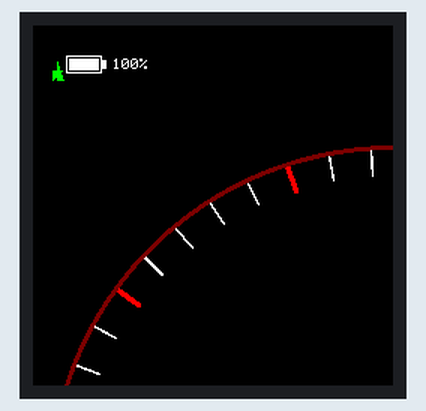
Recording of a program running on a simulated ESP32. Parts: 240×240 colour display.

Above: at 0.3 s.
At 26.8 s:
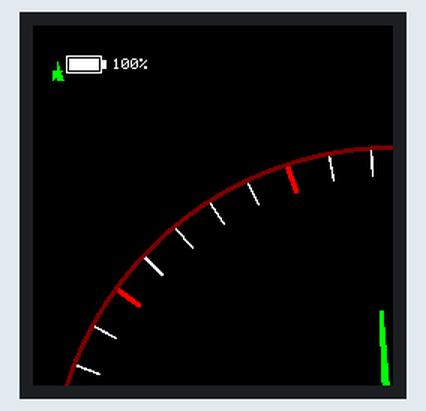
At 31.9 s:
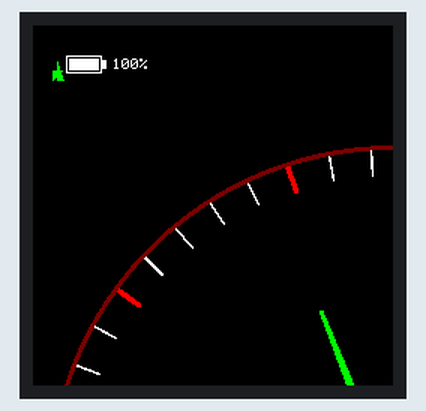
At 41.1 s:
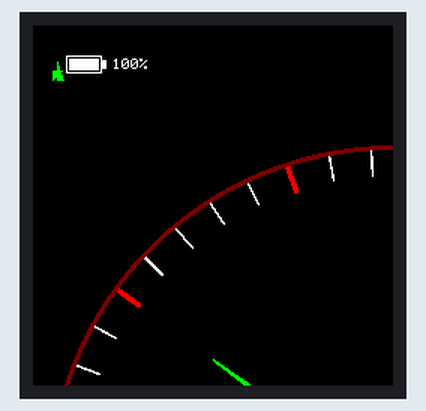
At 64.5 s:
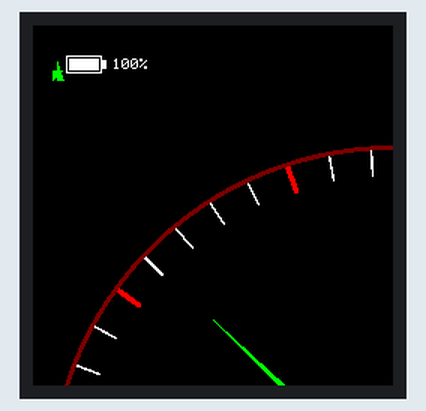
At 129.8 s:
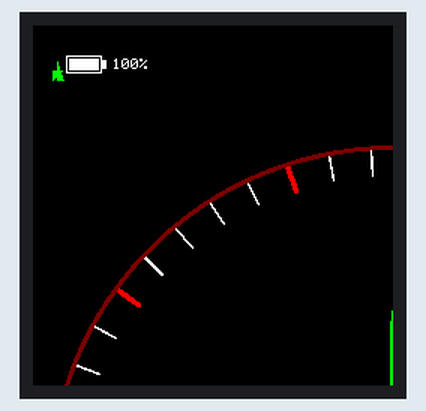

The program:

main.cpp
```cpp
#include <Arduino.h>
#include <math.h>
#include <SPI.h>
#include <TFT_eSPI.h> // Hardware-specific library

TFT_eSPI tft = TFT_eSPI();
TFT_eSprite spr1 = TFT_eSprite(&tft);
TFT_eSprite spr2 = TFT_eSprite(&tft);

// Define constants
const uint16_t MARKERLENGTH = 20;
const int16_t CENTER_X = 240;
const int16_t CENTER_Y = 310; // Adjusted for the bottom center of the 480x320 screen
const int16_t RADIUS = 230;
const int16_t RADIUS2 = RADIUS - MARKERLENGTH;
const float pie = 3.1415926536;

// Function declarations
void pointerdraw(float);
void Speedometer();
void batteryManagementSystem();

void setup() {
  Serial.begin(9600);
  tft.begin();
  tft.setRotation(1);
  tft.fillScreen(TFT_BLACK);

  spr1.setColorDepth(8);  // Reduce color depth to save memory
  spr2.setColorDepth(8);  // Reduce color depth to save memory
  spr1.createSprite(100, 50); // Smaller sprite for battery display
  spr2.createSprite(240, 240); // Reduced sprite size to 240x240
  Speedometer();
}

void loop() {
  batteryManagementSystem();
  for (int i = 0; i <= 50; i++) {
    pointerdraw(i * pie / 50);
    delay(1000);
  }
  for (int i = 50; i >= 0; i--) {
    pointerdraw(i * pie / 50);
    delay(1000);
  }
}

void Speedometer() {
  tft.fillScreen(TFT_BLACK);
  const float ANGLE_INCREMENT = pie / 5; // 32 degrees
  const float ANGLE_INCREMENT2 = pie / 25; // 12.8 degrees
  const int LINE_WIDTH = 3;
  const int LINE_WIDTH2 = 1;

  // Draw more wide lines
  float angle2 = 0;
  for (int i = 0; i < 27; i++) {
    int16_t x1 = CENTER_X + (RADIUS - 2) * cos(angle2);
    int16_t y1 = CENTER_Y - (RADIUS - 2) * sin(angle2);
    int16_t x2 = CENTER_X + RADIUS2 * cos(angle2);
    int16_t y2 = CENTER_Y - RADIUS2 * sin(angle2);

    tft.drawWideLine(x1, y1, x2, y2, LINE_WIDTH2, TFT_WHITE, TFT_BLACK);
    angle2 += ANGLE_INCREMENT2;
  }

  // Draw wide lines
  float angle = 0;
  for (int i = 0; i < 10; i++) {
    int16_t x1 = CENTER_X + (RADIUS - 2) * cos(angle);
    int16_t y1 = CENTER_Y - (RADIUS - 2) * sin(angle);
    int16_t x2 = CENTER_X + RADIUS2 * cos(angle);
    int16_t y2 = CENTER_Y - RADIUS2 * sin(angle);

    tft.drawWideLine(x1, y1, x2, y2, LINE_WIDTH, TFT_RED, TFT_BLACK);
    angle += ANGLE_INCREMENT;
  }

  // Draw a smooth arc
  tft.drawSmoothArc(CENTER_X, CENTER_Y, RADIUS, RADIUS - 2, 90, 270, TFT_MAROON, TFT_BLACK, true);
}

void pointerdraw(float pointerAngle) {
  spr2.fillSprite(TFT_BLACK); // Clear the sprite

  int16_t local_center_x = 120; // Local center for the sprite
  int16_t local_center_y = 120;

  int16_t x1 = local_center_x + 4 * cos(pointerAngle - pie / 2);
  int16_t y1 = local_center_y - 4 * sin(pointerAngle - pie / 2);
  int16_t x2 = local_center_x + 4 * cos(pointerAngle + pie / 2);
  int16_t y2 = local_center_y - 4 * sin(pointerAngle + pie / 2);
  int16_t x3 = local_center_x + (180 - 10) * cos(pointerAngle);
  int16_t y3 = local_center_y - (180 - 10) * sin(pointerAngle);

  spr2.fillTriangle(x1, y1, x2, y2, x3, y3, TFT_GREEN);
  spr2.pushSprite(CENTER_X - 120, CENTER_Y - 120); // Adjusted push position
}

void batteryManagementSystem() {
  int x = 10;
  int y = 10;

  // Clear the sprite
  spr1.fillSprite(TFT_BLACK);

  // Create charging symbol
  spr1.fillTriangle(6, y + 4, 6, y + 16, x, y + 16, TFT_GREEN); // Charging symbol
  spr1.fillTriangle(3, y + 10, 9, y + 10, 3, y + 16, TFT_GREEN);

  // Create charging bar
  spr1.drawRect(12, y, 24, 12, TFT_WHITE);
  spr1.fillRect(36, y + 3, 3, 6, TFT_WHITE);

  // Percentage block
  spr1.fillRect(14, y + 2, 20, 8, TFT_WHITE);

  // Create percentage bar
  spr1.setTextColor(TFT_WHITE); // Set the text color to white
  spr1.setTextSize(1); // Set the text size
  spr1.setCursor(43, y + 2); // Set the cursor position
  spr1.println("100%"); // Print the text

  spr1.pushSprite(10, 10);
}
```

Measured:
- what the display in image 1 shows lasts 1.0 s, from 26.8 s to 27.8 s
